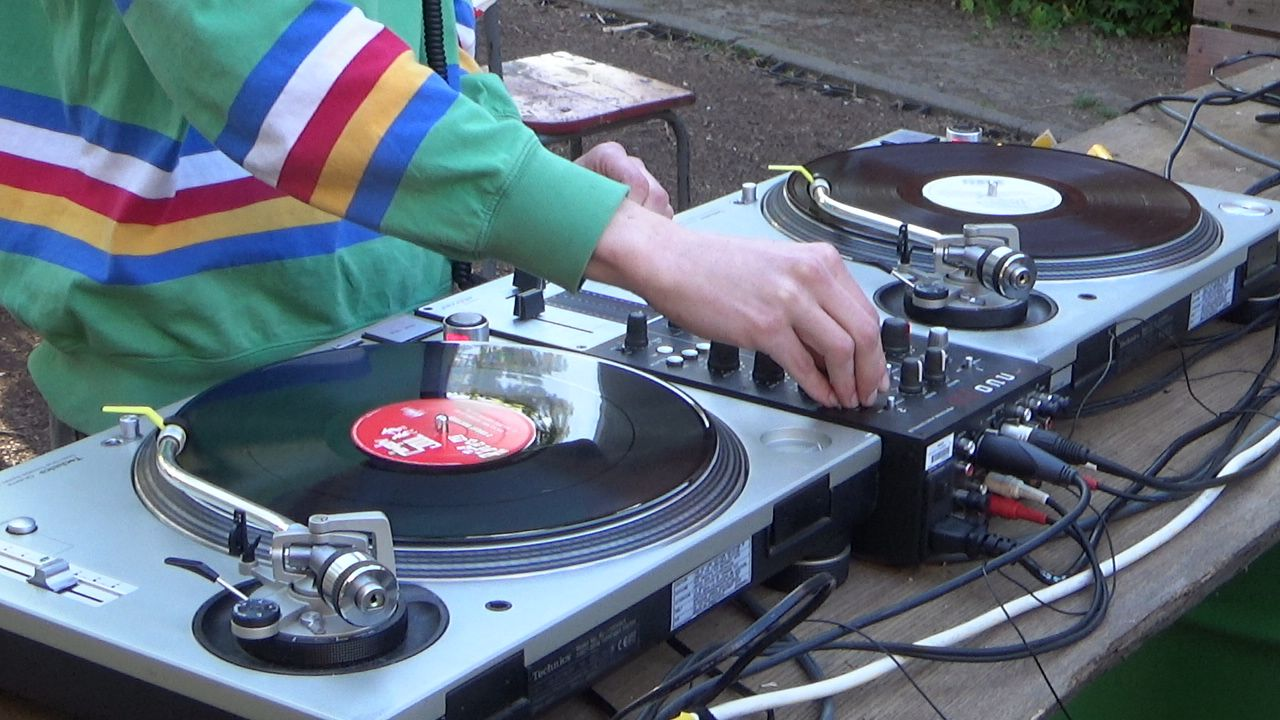
#> input picture assets/img/ff_C0176T01.jpg, 1280 x 720 px, found by its file name
$ python update3.py
#> lines starting #> are read from the running program, lines starting #| are printed output that depends on the picture
"""Add Firma IMG_3731 + two new intro-loop photos (jorre_18/19). Verify sheet."""
import os
from PIL import Image, ImageOps, ImageDraw

BASE = r"C:\Users\jorre\OneDrive - Universiteit Antwerpen\Documenten\0-PO 2025-2026\00_Portfolio"
DOC = os.path.join(BASE, "Portfolio_Doc")
IMG = os.path.join(BASE, "jorre-portfolio", "assets", "img")
SH = os.path.join(IMG, "_sheets"); os.makedirs(SH, exist_ok=True)


def opt(src, dst, maxedge=1600, q=82):
    if not os.path.exists(src):
        print("!! MISSING", src); return None
    im = ImageOps.exif_transpose(Image.open(src)).convert("RGB")
    im.thumbnail((maxedge, maxedge), Image.LANCZOS)
    im.save(dst, "JPEG", quality=q, optimize=True, progressive=True)
    return os.path.getsize(dst) // 1024


jobs = {
    "ff_IMG_3731.jpg": os.path.join(DOC, "05_FIRMA FUNK", "BEELDMATERIAAL", "IMG_3731.JPG"),
    "jorre_18.jpg": os.path.join(DOC, "00_JORRE", "IMG_3720.JPG"),
    "jorre_19.jpg": os.path.join(DOC, "00_JORRE", "IMG_3675.JPG"),
}
for dst, src in jobs.items():
    print(dst, opt(src, os.path.join(IMG, dst)), "KB")
#> pass 2 of the loop `for dst, src in jobs.items():`:
#> pass 3 of the loop `for dst, src in jobs.items():`:

checks = ["ff_C0176T01.jpg", "ff_IMG_3731.jpg", "jorre_18.jpg", "jorre_19.jpg"]
tile, cols = 380, 2
rows = (len(checks) + cols - 1) // cols
sheet = Image.new("RGB", (cols * (tile + 6) + 6, rows * (tile + 6) + 6), (24, 24, 24))
#> sheet: PIL image 778x778 RGB; every value is 24
d = ImageDraw.Draw(sheet)
for i, name in enumerate(checks):
    p = os.path.join(IMG, name)
    if not os.path.exists(p): continue
    im = ImageOps.contain(Image.open(p).convert("RGB"), (tile, tile))
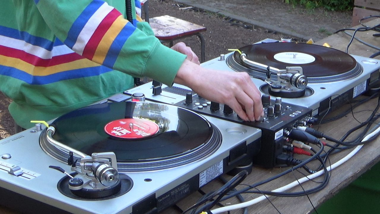
#> im: PIL image 380x214 RGB; mean R, G, B 96.1, 108.4, 121.8
    r, c = divmod(i, cols); x = 6 + c * (tile + 6); y = 6 + r * (tile + 6)
    sheet.paste(im, (x + (tile - im.width) // 2, y + (tile - im.height) // 2))
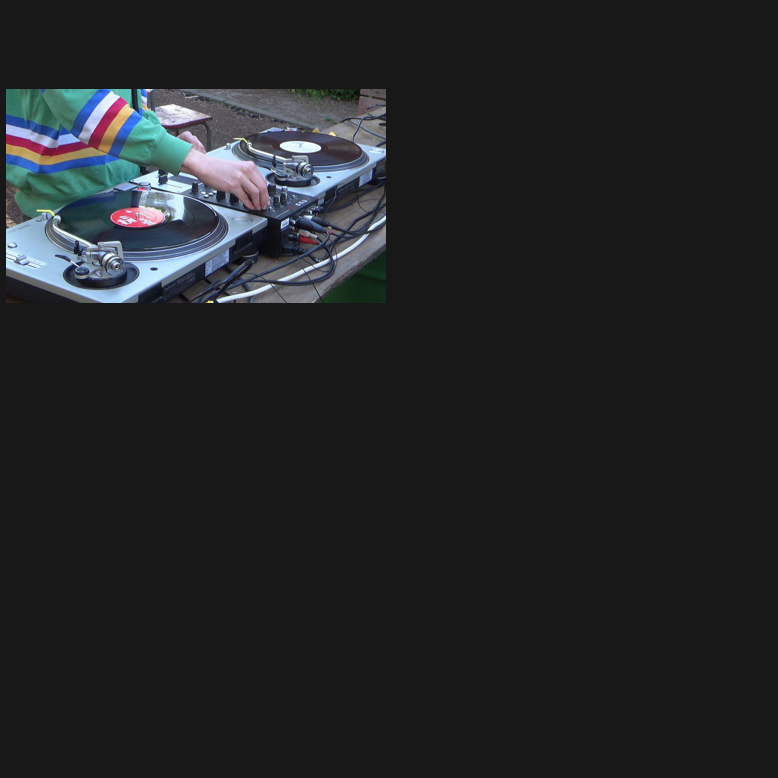
#> sheet: PIL image 778x778 RGB; mean R, G, B 33.7, 35.3, 37.1
    d.rectangle([x, y, x + len(name) * 8 + 6, y + 17], fill=(0, 0, 0))
    d.text((x + 3, y + 4), name, fill=(255, 235, 0))
#> pass 2 of the loop `for i, name in enumerate(checks):`:
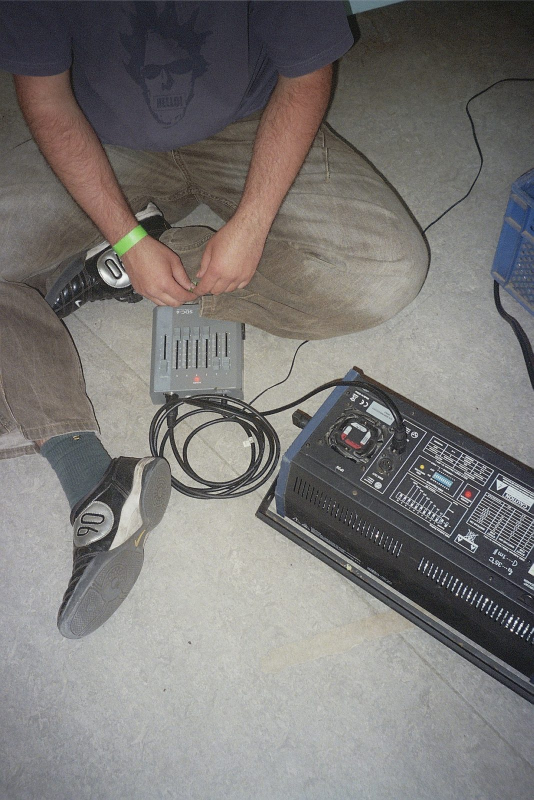
#> input picture assets/img/ff_IMG_3731.jpg, 1067 x 1600 px, found by its file name (shown at 1/2 size)
#> `im = ImageOps.contain(Image.open(p).convert("RGB"), (tile, tile))`:
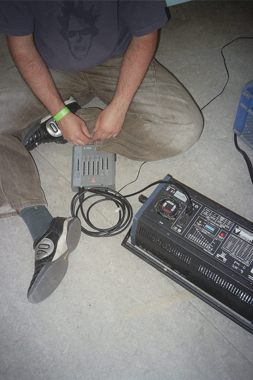
#> im: PIL image 253x380 RGB; mean R, G, B 122.5, 119.8, 117.7
#> `sheet.paste(im, (x + (tile - im.width) // 2, y + (tile - im.height) //..`:
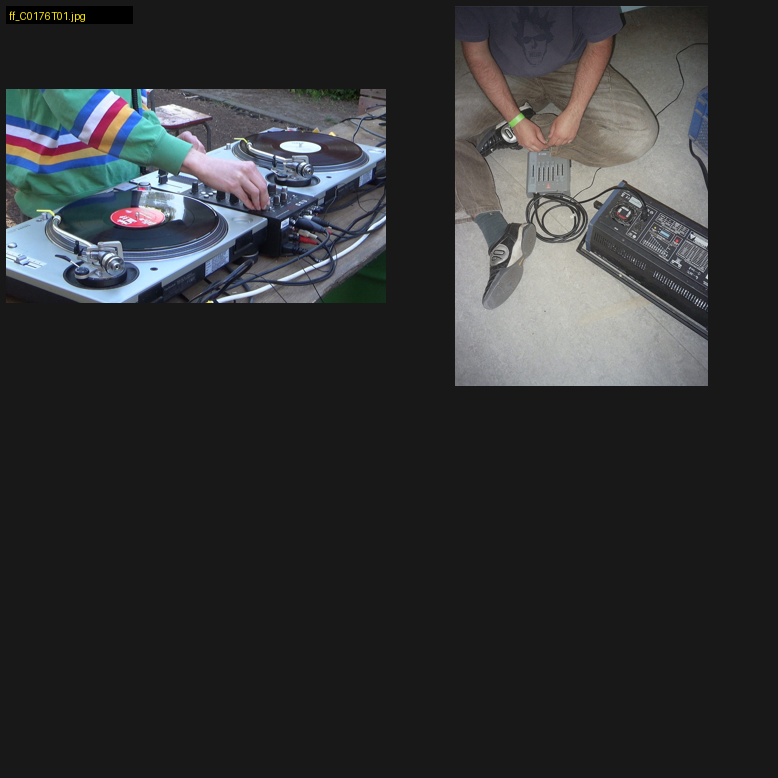
#> sheet: PIL image 778x778 RGB; mean R, G, B 49.3, 50.5, 51.9
#> pass 3 of the loop `for i, name in enumerate(checks):`:
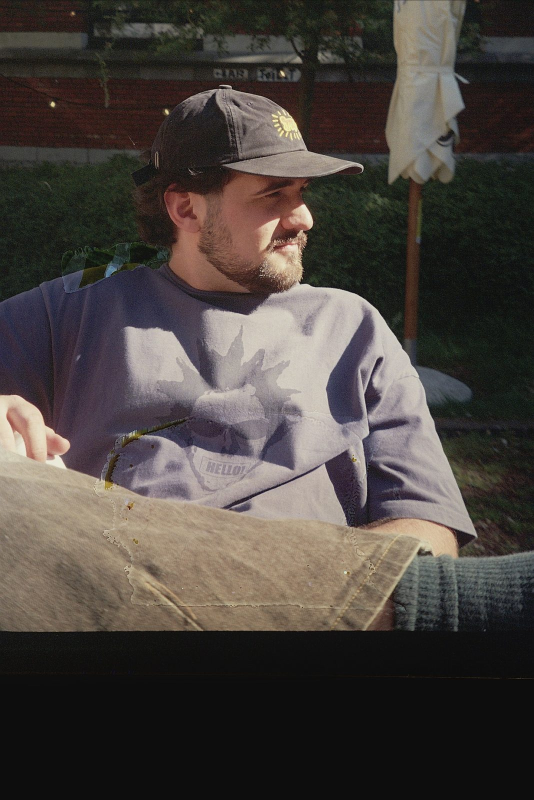
#> input picture assets/img/jorre_18.jpg, 1067 x 1600 px, found by its file name (shown at 1/2 size)
#> `im = ImageOps.contain(Image.open(p).convert("RGB"), (tile, tile))`:
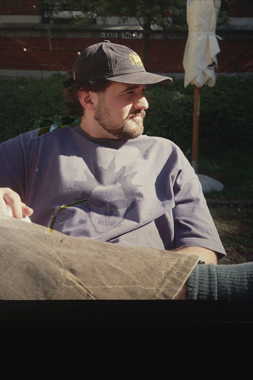
#> im: PIL image 253x380 RGB; mean R, G, B 74.1, 67.6, 63.2
#> `sheet.paste(im, (x + (tile - im.width) // 2, y + (tile - im.height) //..`:
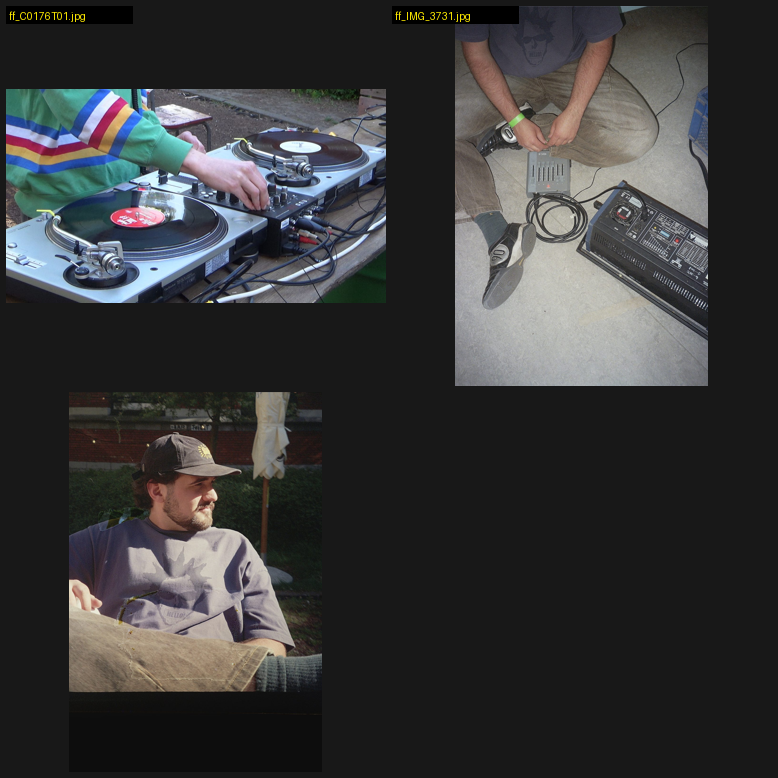
#> sheet: PIL image 778x778 RGB; mean R, G, B 57.2, 57.4, 58
#> the loop made 4 passes; the first 3 are shown
sheet.save(os.path.join(SH, "verify3.jpg"), quality=86)
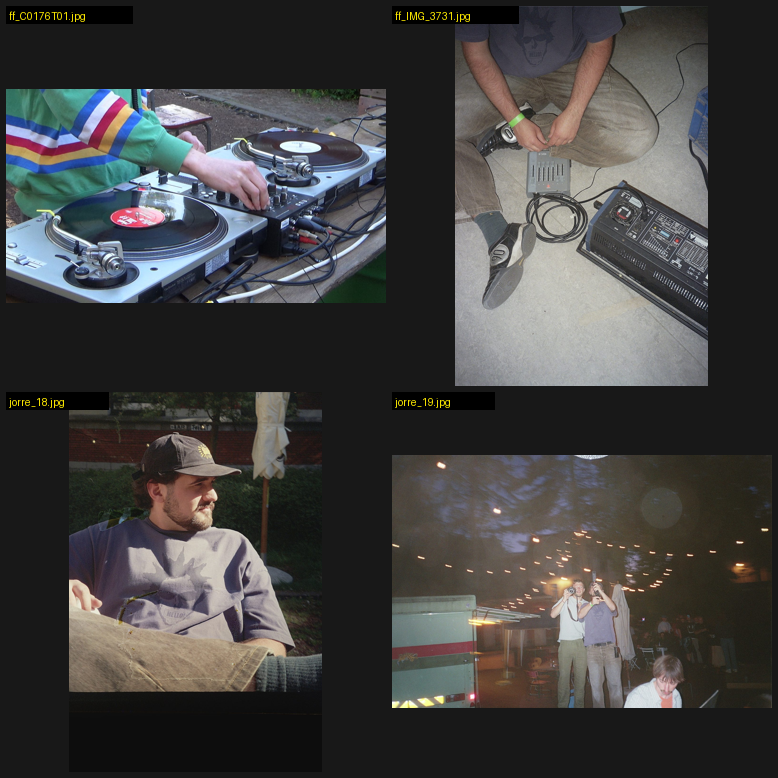
#> saved as verify3.jpg: PIL image 778x778 RGB; mean R, G, B 67.2, 66.3, 65.7
print("sheet ->", os.path.join(SH, "verify3.jpg"))
